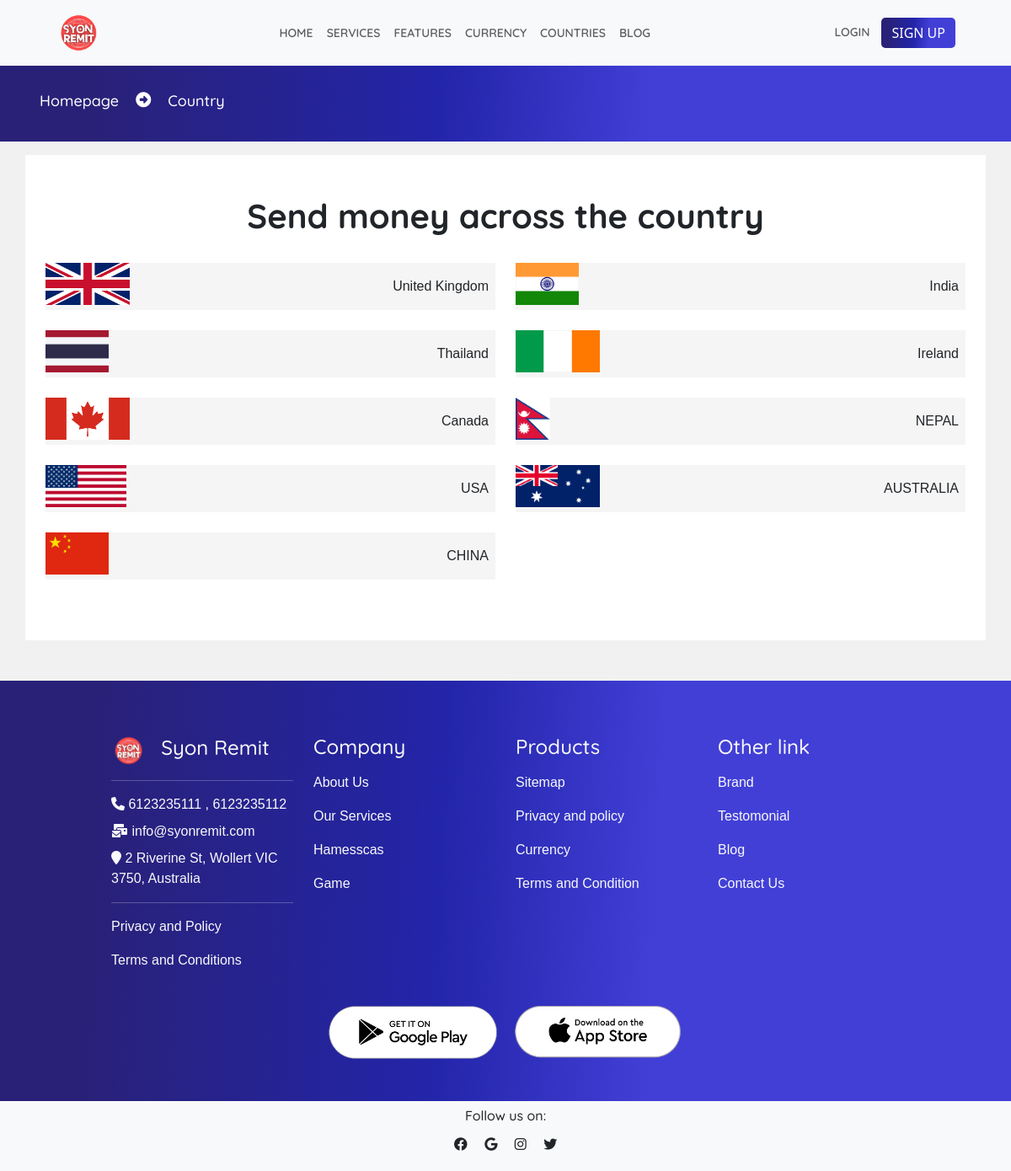
The page /coutries on the database its author committed.
### owner/models.py (models this page shows, shortened)
class SiteSetting(models.Model):
    title = models.CharField(max_length=200)
    subtitle = models.CharField(max_length=300, null=True, blank=True)
    light_logo = models.ImageField(upload_to='logo/', null=True, blank=True)
    dark_logo = models.ImageField(upload_to='logo/', null=True, blank=True)
    favicon = models.ImageField(upload_to='logo/', null=True, blank=True)
    email = models.CharField(max_length=200, null=True, blank=True)
    number_one = models.BigIntegerField(null=True, blank=True)
    number_two = models.BigIntegerField(null=True, blank=True)
    address = models.CharField(max_length=200)

### homepage/models.py (models this page shows, shortened)
class Country(models.Model):
    name = models.CharField(max_length=200)
    flag_img = models.ImageField(upload_to ="flag/", null = True, blank = True)
    created_at = models.DateTimeField(auto_now_add= True)
    updated_at = models.DateTimeField(auto_now=True)

class Footor(models.Model):
    name = models.CharField(max_length=200)
    link = models.CharField(max_length=1000)
    row = models.CharField(max_length=100, choices=(
        ('First', 'First'),
        ('Second', 'Second'),
        ('Third', 'Third')
    ), default="First")

class SocialLink(models.Model):
    name = models.CharField(max_length=200)
    icon = models.CharField(max_length=200)
    link = models.CharField(max_length=800)

### homepage/views.py (the view)
# urls.py: path('coutries', views.countryView, name = "country"),
def countryView(request):
    dist = {
        'service_man':Service.objects.all(),
        'social':SocialLink.objects.all(),
        'country':Country.objects.all().order_by('-id'),
        'first_fo':Footor.objects.filter(row='First'),
        'second_fo':Footor.objects.filter(row='Second'),
        'third_fo':Footor.objects.filter(row='Third'),
    }
    dist.update(siteInfo())
    return render(request, "homepage/other/country.html", dist)

### homepage/views.py (called while the page is built)
def siteInfo():
    site = SiteSetting.objects.all()
    if site:
        for i in site:
            site = i
            break
    dist ={
        'site':site
    }
    return dist

### template/homepage/other/country.html (shortened to what this page needs)
{% extends 'homepage/index.html' %}
{% block inside %}
<div class="row m-0" id="topbarpage">
    <div class="d-flex my-auto">
        <h2 class="head-para">
            <a href="{%url 'homepage:homepage'%}">
                Homepage
            </a>
        </h2>
        <p class="head-para">
            <i class="fa fa-arrow-alt-circle-right"></i>
        </p>
        <h2 class="head-para">
            Country
        </h2>
    </div>
</div>
<div class="container bg-white m-0 pt-5 pb-5 m-auto mt-3">
    <h5 class="head-home text-center">
        Send money across the country
    </h5>
    <div class="row m-0 pb-4">
        {% for i in country  %}
            <div class="col-12 col-lg-6 mt-4">
                <div class="countryBox d-flex justify-content-between">
                    <img src="{{i.flag_img.url}}" alt="">
                    <p class="my-auto pe-2 p-3">
                        {{i.name}}
                    </p>
                </div>
            </div>
        {% endfor %}
    </div>
</div>
{% endblock inside %}

### template/homepage/index.html (shortened to what this page needs)
{% extends 'base.html' %}
{% load static %}
{% block content %}
<link
  rel="stylesheet"
  href="https://cdn.jsdelivr.net/npm/swiper@10/swiper-bundle.min.css"
/>
<div class="p-0 m-0">
    <nav class="navbar navbar-expand-lg bg-body-tertiary fixed-top bg-light" id="navbar">
        <div class="container-fluid">
          <div class="collapse navbar-collapse d-flex justify-content-between" id="navbarNav">
            <a href="{%url 'homepage:homepage'%}" class="d-flex">
                <img src="{%if site.light_logo %} {{site.light_logo.url}} {%else%}{%static 'resources/logodark.png'%} {%endif%}" alt="" height="50px">
            </a>
            <ul class="navbar-nav m-auto">
              <li class="nav-item my-auto">
                <a class="nav-link " aria-current="page" href="{%url 'homepage:homepage'%}">
                    HOME
                </a>
              </li>
              <li class="nav-item my-auto">
                <a class="nav-link" href="{%url 'homepage:services'%}">
                    SERVICES
                </a>
              </li>
              <li class="nav-item my-auto">
                <a class="nav-link" href="{%url 'homepage:feature'%}">
                    FEATURES
                </a>
              </li>
              <li class="nav-item my-auto">
                <a class="nav-link" href="{%url 'homepage:currency'%}">
                    CURRENCY
                </a>
              </li>
              <li class="nav-item my-auto">
                <a class="nav-link" href="{%url 'homepage:country'%}">
                    COUNTRIES
                </a>
              </li>
              <li class="nav-item my-auto">
                <a class="nav-link" href="{%url 'homepage:blog'%}">
                    BLOG</a>
              </li>
            </ul>
            <div class="nav-item dropdown">
                <a href="{%url 'homepage:login'%}" id="loginHome">
                    {% if request.user.is_authenticated %}
                        Dashboard
                        {% else %}
                            LOGIN
                    {% endif %}
                </a>
                {% if request.user.is_authenticated %}
                    <a href="{%url 'homepage:logout'%}" class ="text-secondary" >
                        <button class="btn btn-danger">
                            Logout
                        </button>
                    </a>
                {% else %}
                    <a href="{%url 'homepage:register'%}">
                        <button class="btn btn-primary">
                            SIGN UP
                        </button>
                    </a>
                {% endif %}
            </div>
          </div>
        </div>
    </nav>
    <div class="maintain">
    </div>
    {% block inside %}{% endblock inside %}
    <div class="footer row p-0 m-0 mt-5">
        <div class="col-12 col-lg-10  mt-5 m-auto mb-5">
            <div class="row p-0 m-0 ps-2 pe-2">
                <div class="col-12 col-lg-3 mt-3 text-light">
                    <div class="d-flex footer-first">
                        <img src="{%if site.light_logo %} {{site.light_logo.url}} {%else%}{%static 'resources/logodark.png'%} {%endif%}" alt="{{site.title}}">
                        <b class="my-auto">
                            <h4 class="ps-3">{{site.title}}</h4>
                        </b>
                    </div>
                    <hr>
                    <div class="mt-3">
                        <p class="m-0 mt-2 text-light">
                            <i class="fa fa-phone"></i> {{site.number_one}} {% if site.number_two  %}
                            , {{site.number_two}}
                           {% endif %}
                        </p>
                        <p class="m-0 mt-2 text-light">
                            <i class="fa fa-envelopes-bulk"></i> {{site.email}}
                        </p>
                        <p class="m-0 mt-2 text-light">
                            <i class="fa fa-location-pin"></i> {{site.address}}
                        </p>
                        <hr>
                        <a href="{{i.link}}">
                            <p>Privacy and Policy</p>
                        </a>
                        <a href="{{i.link}}">
                            <p>
                                Terms and Conditions
                            </p>
                        </a>
                    </div>
                </div>
                <div class="col-12 col-lg-3 mt-3 text-light">
                    <h4 class="" >Company</h4>
                    <div class="mt-3">
                        {% for i in first_fo %}
                            <a href="{{i.link}}">
                                <p>{{i.name}}</p>
                            </a>
                        {% endfor %}
                    </div>
                </div>
                <div class="col-12 col-lg-3 mt-3 text-light">
                    <h4 class="">Products</h4>
                    <div class="mt-3">
                        {% for i in second_fo %}
                            <a href="{{i.link}}">
                                <p>{{i.name}}</p>
                            </a>
                        {% endfor %}
                    </div>
                </div>
                <div class="col-12 col-lg-3 mt-3 text-light">
                    <h4 class="">Other link</h4>
                    <div class="mt-3">
                        {% for i in third_fo %}
                        <a href="{{i.link}}">
                            <p>{{i.name}}</p>
                        </a>
                    {% endfor %}
                    </div>
                </div>
                <div class="col-12 p-0 mt-4 m-auto">
                    <div class="footor-app text-center">
                        <a href="http://" class="p-2">
                            <img src="{%static 'resources/googleplay.png'%}" alt="">
                        </a>
                        <a href="http://" class="p-2">
                            <img src="{%static 'resources/playstore.png'%}" alt="">
                        </a>
                    </div>
                </div>
            </div>
        </div>
        <div class="row p-0 m-0 bg-light">
            <h6 class="text-center mt-2">
                Follow us on:
            </h6>
            <p class=" text-center">
                {% for i in social%}
                    <i class="m-2 {{i.icon}}"></i>
                {% endfor %}
            </p>
        </div>
    </div>
</div>
{% endblock content %}

### static/css/style.css (style rules this page uses)
.btn-primary { background-image: linear-gradient(92.88deg, #292177 9.16%, #2325aa 43.89%, #423fd7 64.72%); border-radius: 5px; border-style: none; color: #FFFFFF; cursor: pointer; font-weight: 500; text-align: center; transition: all .5s; }
small, span, p { font-family: 'Alegreya Sans SC', sans-serif; }
h1, h2, h3, h4, h5, h6 { font-family: 'Quicksand', sans-serif; }
body { background-color: #f1f1f1; }
a { text-decoration: none; color: inherit; }
.navbar { padding: 14px; }
.nav-link { color:rgb(94, 94, 94); font-size: 14px; font-weight: 600; font-family:'Quicksand', sans-serif ; }
#loginHome { color:rgb(94, 94, 94); font-size: 14px; font-weight: 600; padding: 10px; font-family:'Quicksand', sans-serif ; animation-name:wobble; }
.navbar-collapse { padding-left: 40px; padding-right: 40px; }
.head-home { font-size: 40px; font-weight: bold; }
.head-para { font-size: 18px; font-weight: 500; color: white; padding: 10px; }
#topbarpage { background-image: linear-gradient(92.88deg, #292177 9.16%, #2325aa 43.89%, #423fd7 64.72%); color: white; padding: 25px; overflow: scroll; }
#topbarpage .head-para { margin: auto 0; }
.footer { background-image: linear-gradient(92.88deg, #292177 9.16%, #2325aa 43.89%, #423fd7 64.72%); }
.footer-first img { height: auto; width:20%; }
.footor-app img { height: auto; width: 200px; }
.maintain { height: 71px; }
.countryBox { background-color: rgb(245, 245, 245); cursor: pointer; }
.countryBox img { height: 50px; width: auto; }

### rows shown on the page
SiteSetting: light_logo (picture), title "Syon Remit", number_one "6123235111", number_two "6123235112", email "info@syonremit.com", address "2 Riverine St, Wollert VIC 3750, Australia"
Country: flag_img (picture), name "United Kingdom"
Country: flag_img (picture), name "India"
Country: flag_img (picture), name "Thailand"
Country: flag_img (picture), name "Ireland"
Country: flag_img (picture), name "Canada"
Country: flag_img (picture), name "NEPAL"
Country: flag_img (picture), name "USA"
Country: flag_img (picture), name "AUSTRALIA"
Country: flag_img (picture), name "CHINA"
Footor: name "About Us"
Footor: name "Our Services"
Footor: name "Hamesscas"
Footor: name "Game"
Footor: name "Sitemap"
Footor: name "Privacy and policy"
Footor: name "Currency"
Footor: name "Terms and Condition"
Footor: name "Brand"
Footor: name "Testomonial"
Footor: name "Blog"
Footor: name "Contact Us"
